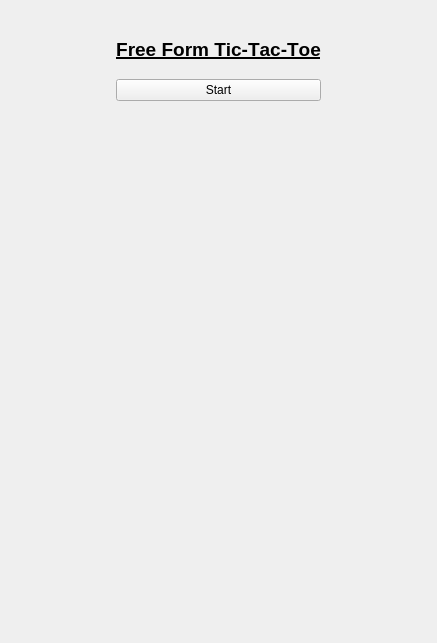
<?xml version="1.0" encoding="UTF-8"?>
<ui version="4.0">
 <class>MainWindow</class>
 <widget class="QMainWindow" name="MainWindow">
  <property name="geometry">
   <rect>
    <x>0</x>
    <y>0</y>
    <width>437</width>
    <height>643</height>
   </rect>
  </property>
  <property name="sizePolicy">
   <sizepolicy hsizetype="Minimum" vsizetype="Minimum">
    <horstretch>0</horstretch>
    <verstretch>0</verstretch>
   </sizepolicy>
  </property>
  <property name="minimumSize">
   <size>
    <width>0</width>
    <height>0</height>
   </size>
  </property>
  <property name="maximumSize">
   <size>
    <width>16777215</width>
    <height>16777215</height>
   </size>
  </property>
  <property name="font">
   <font>
    <strikeout>false</strikeout>
   </font>
  </property>
  <property name="windowTitle">
   <string>MainWindow</string>
  </property>
  <widget class="QWidget" name="centralwidget">
   <property name="sizePolicy">
    <sizepolicy hsizetype="Minimum" vsizetype="Minimum">
     <horstretch>0</horstretch>
     <verstretch>0</verstretch>
    </sizepolicy>
   </property>
   <layout class="QGridLayout" name="gridLayout">
    <item row="1" column="0">
     <widget class="QStackedWidget" name="stackedWidget">
      <property name="sizePolicy">
       <sizepolicy hsizetype="Minimum" vsizetype="Minimum">
        <horstretch>0</horstretch>
        <verstretch>0</verstretch>
       </sizepolicy>
      </property>
      <widget class="QWidget" name="page_startScreen">
       <property name="enabled">
        <bool>true</bool>
       </property>
       <property name="sizePolicy">
        <sizepolicy hsizetype="Minimum" vsizetype="Minimum">
         <horstretch>0</horstretch>
         <verstretch>0</verstretch>
        </sizepolicy>
       </property>
       <layout class="QGridLayout" name="gridLayout_2">
        <item row="5" column="1">
         <spacer name="verticalSpacer_startScreenBottom">
          <property name="orientation">
           <enum>Qt::Vertical</enum>
          </property>
          <property name="sizeType">
           <enum>QSizePolicy::Expanding</enum>
          </property>
          <property name="sizeHint" stdset="0">
           <size>
            <width>0</width>
            <height>0</height>
           </size>
          </property>
         </spacer>
        </item>
        <item row="0" column="1">
         <spacer name="verticalSpacer_startScreenUp">
          <property name="orientation">
           <enum>Qt::Vertical</enum>
          </property>
          <property name="sizeType">
           <enum>QSizePolicy::Maximum</enum>
          </property>
          <property name="sizeHint" stdset="0">
           <size>
            <width>20</width>
            <height>20</height>
           </size>
          </property>
         </spacer>
        </item>
        <item row="2" column="1">
         <layout class="QGridLayout" name="gridLayout_startScreen">
          <property name="verticalSpacing">
           <number>6</number>
          </property>
          <item row="0" column="1">
           <widget class="QLabel" name="label_ticTacToe">
            <property name="minimumSize">
             <size>
              <width>0</width>
              <height>0</height>
             </size>
            </property>
            <property name="maximumSize">
             <size>
              <width>16777215</width>
              <height>24</height>
             </size>
            </property>
            <property name="font">
             <font>
              <pointsize>14</pointsize>
              <weight>75</weight>
              <italic>false</italic>
              <bold>true</bold>
              <underline>true</underline>
              <strikeout>false</strikeout>
              <stylestrategy>PreferDefault</stylestrategy>
              <kerning>false</kerning>
             </font>
            </property>
            <property name="text">
             <string>Free Form Tic-Tac-Toe</string>
            </property>
            <property name="alignment">
             <set>Qt::AlignCenter</set>
            </property>
           </widget>
          </item>
          <item row="1" column="1">
           <spacer name="verticalSpacer_startScreenMiddle">
            <property name="orientation">
             <enum>Qt::Vertical</enum>
            </property>
            <property name="sizeType">
             <enum>QSizePolicy::Maximum</enum>
            </property>
            <property name="sizeHint" stdset="0">
             <size>
              <width>20</width>
              <height>12</height>
             </size>
            </property>
           </spacer>
          </item>
          <item row="0" column="2" rowspan="4">
           <spacer name="horizontalSpacer_startScreenRight">
            <property name="orientation">
             <enum>Qt::Horizontal</enum>
            </property>
            <property name="sizeHint" stdset="0">
             <size>
              <width>40</width>
              <height>20</height>
             </size>
            </property>
           </spacer>
          </item>
          <item row="2" column="1">
           <widget class="QPushButton" name="pushButton_start">
            <property name="minimumSize">
             <size>
              <width>128</width>
              <height>0</height>
             </size>
            </property>
            <property name="text">
             <string>Start</string>
            </property>
           </widget>
          </item>
          <item row="0" column="0" rowspan="4">
           <spacer name="horizontalSpacer_startScreenLeft">
            <property name="orientation">
             <enum>Qt::Horizontal</enum>
            </property>
            <property name="sizeHint" stdset="0">
             <size>
              <width>40</width>
              <height>20</height>
             </size>
            </property>
           </spacer>
          </item>
         </layout>
        </item>
       </layout>
      </widget>
      <widget class="QWidget" name="page_freeFormSetup">
       <layout class="QGridLayout" name="gridLayout_3">
        <item row="7" column="0" colspan="2">
         <layout class="QGridLayout" name="gridLayout_setupSettings">
          <item row="6" column="0" rowspan="14">
           <spacer name="horizontalSpacer_setupSettingsLeft">
            <property name="orientation">
             <enum>Qt::Horizontal</enum>
            </property>
            <property name="sizeHint" stdset="0">
             <size>
              <width>40</width>
              <height>0</height>
             </size>
            </property>
           </spacer>
          </item>
          <item row="6" column="1">
           <widget class="QLabel" name="label_numberOfPlayers">
            <property name="text">
             <string>Number of players:</string>
            </property>
           </widget>
          </item>
          <item row="5" column="0" colspan="6">
           <widget class="Line" name="line_gameSetupDown">
            <property name="minimumSize">
             <size>
              <width>0</width>
              <height>12</height>
             </size>
            </property>
            <property name="maximumSize">
             <size>
              <width>512</width>
              <height>16777215</height>
             </size>
            </property>
            <property name="frameShadow">
             <enum>QFrame::Plain</enum>
            </property>
            <property name="orientation">
             <enum>Qt::Horizontal</enum>
            </property>
           </widget>
          </item>
          <item row="11" column="1" colspan="4">
           <widget class="Line" name="line_numberOfBoardsUp">
            <property name="minimumSize">
             <size>
              <width>0</width>
              <height>12</height>
             </size>
            </property>
            <property name="frameShadow">
             <enum>QFrame::Plain</enum>
            </property>
            <property name="orientation">
             <enum>Qt::Horizontal</enum>
            </property>
           </widget>
          </item>
          <item row="20" column="0" colspan="6">
           <widget class="Line" name="line_startGameUp">
            <property name="minimumSize">
             <size>
              <width>0</width>
              <height>12</height>
             </size>
            </property>
            <property name="maximumSize">
             <size>
              <width>512</width>
              <height>16777215</height>
             </size>
            </property>
            <property name="frameShadow">
             <enum>QFrame::Plain</enum>
            </property>
            <property name="orientation">
             <enum>Qt::Horizontal</enum>
            </property>
           </widget>
          </item>
          <item row="1" column="0" colspan="6">
           <layout class="QHBoxLayout" name="horizontalLayout_freeFormSetupUp">
            <item>
             <widget class="QPushButton" name="pushButton">
              <property name="maximumSize">
               <size>
                <width>40</width>
                <height>20</height>
               </size>
              </property>
              <property name="text">
               <string>&lt;-</string>
              </property>
             </widget>
            </item>
            <item>
             <spacer name="horizontalSpacer">
              <property name="orientation">
               <enum>Qt::Horizontal</enum>
              </property>
              <property name="sizeHint" stdset="0">
               <size>
                <width>40</width>
                <height>20</height>
               </size>
              </property>
             </spacer>
            </item>
           </layout>
          </item>
          <item row="21" column="0" colspan="6">
           <layout class="QHBoxLayout" name="horizontalLayout_startGame">
            <property name="sizeConstraint">
             <enum>QLayout::SetDefaultConstraint</enum>
            </property>
            <item>
             <widget class="QPushButton" name="pushButton_startGame">
              <property name="minimumSize">
               <size>
                <width>120</width>
                <height>30</height>
               </size>
              </property>
              <property name="maximumSize">
               <size>
                <width>120</width>
                <height>30</height>
               </size>
              </property>
              <property name="text">
               <string>Start Game</string>
              </property>
             </widget>
            </item>
           </layout>
          </item>
          <item row="4" column="0" colspan="6">
           <layout class="QHBoxLayout" name="horizontalLayout_gameSetup">
            <item>
             <spacer name="horizontalSpacer_gameSetupLeft">
              <property name="orientation">
               <enum>Qt::Horizontal</enum>
              </property>
              <property name="sizeHint" stdset="0">
               <size>
                <width>40</width>
                <height>20</height>
               </size>
              </property>
             </spacer>
            </item>
            <item>
             <widget class="QLabel" name="label_gameSetup">
              <property name="font">
               <font>
                <pointsize>14</pointsize>
                <strikeout>false</strikeout>
               </font>
              </property>
              <property name="text">
               <string>Game Setup</string>
              </property>
             </widget>
            </item>
            <item>
             <spacer name="horizontalSpacer_gameSetupRight">
              <property name="orientation">
               <enum>Qt::Horizontal</enum>
              </property>
              <property name="sizeHint" stdset="0">
               <size>
                <width>40</width>
                <height>20</height>
               </size>
              </property>
             </spacer>
            </item>
           </layout>
          </item>
          <item row="6" column="2" colspan="3">
           <widget class="QSpinBox" name="spinBox_numberOfPlayers">
            <property name="minimumSize">
             <size>
              <width>42</width>
              <height>0</height>
             </size>
            </property>
            <property name="maximumSize">
             <size>
              <width>42</width>
              <height>16777215</height>
             </size>
            </property>
            <property name="focusPolicy">
             <enum>Qt::WheelFocus</enum>
            </property>
            <property name="layoutDirection">
             <enum>Qt::LeftToRight</enum>
            </property>
            <property name="readOnly">
             <bool>false</bool>
            </property>
            <property name="minimum">
             <number>1</number>
            </property>
            <property name="maximum">
             <number>26</number>
            </property>
            <property name="value">
             <number>2</number>
            </property>
           </widget>
          </item>
          <item row="3" column="0" colspan="6">
           <layout class="QHBoxLayout" name="horizontalLayout_freeFormTTT">
            <item>
             <spacer name="horizontalSpacer_freeFormTTTLeft">
              <property name="orientation">
               <enum>Qt::Horizontal</enum>
              </property>
              <property name="sizeHint" stdset="0">
               <size>
                <width>40</width>
                <height>20</height>
               </size>
              </property>
             </spacer>
            </item>
            <item>
             <widget class="QLabel" name="label_freeFormTTT">
              <property name="font">
               <font>
                <pointsize>14</pointsize>
                <weight>75</weight>
                <bold>true</bold>
                <strikeout>false</strikeout>
               </font>
              </property>
              <property name="text">
               <string>Free Form Tic-Tac-Toe</string>
              </property>
             </widget>
            </item>
            <item>
             <spacer name="horizontalSpacer_freeFormTTTRight">
              <property name="orientation">
               <enum>Qt::Horizontal</enum>
              </property>
              <property name="sizeHint" stdset="0">
               <size>
                <width>40</width>
                <height>20</height>
               </size>
              </property>
             </spacer>
            </item>
           </layout>
          </item>
          <item row="12" column="2" rowspan="2" colspan="3">
           <widget class="QSpinBox" name="spinBox_numberOfBoards">
            <property name="minimumSize">
             <size>
              <width>42</width>
              <height>0</height>
             </size>
            </property>
            <property name="maximumSize">
             <size>
              <width>42</width>
              <height>16777215</height>
             </size>
            </property>
            <property name="minimum">
             <number>1</number>
            </property>
            <property name="value">
             <number>1</number>
            </property>
           </widget>
          </item>
          <item row="6" column="5" rowspan="14">
           <spacer name="horizontalSpacer_setupSettingsRight">
            <property name="orientation">
             <enum>Qt::Horizontal</enum>
            </property>
            <property name="sizeHint" stdset="0">
             <size>
              <width>40</width>
              <height>0</height>
             </size>
            </property>
           </spacer>
          </item>
          <item row="12" column="1" rowspan="2">
           <widget class="QLabel" name="label_numberOfBoards">
            <property name="text">
             <string>Number of boards:</string>
            </property>
           </widget>
          </item>
          <item row="7" column="1">
           <widget class="QLabel" name="label_name">
            <property name="text">
             <string>Name:</string>
            </property>
           </widget>
          </item>
          <item row="7" column="2">
           <widget class="QLabel" name="label_symbol">
            <property name="text">
             <string>Symbol:</string>
            </property>
           </widget>
          </item>
          <item row="8" column="1" rowspan="3" colspan="4">
           <layout class="QVBoxLayout" name="verticalLayout_playerSymbols">
            <item>
             <layout class="QHBoxLayout" name="horizontalLayout_player1Symbol">
              <item>
               <widget class="QLineEdit" name="lineEdit_player1Name">
                <property name="text">
                 <string>Player 1</string>
                </property>
               </widget>
              </item>
              <item>
               <widget class="QLineEdit" name="lineEdit_player1Symbol">
                <property name="minimumSize">
                 <size>
                  <width>42</width>
                  <height>0</height>
                 </size>
                </property>
                <property name="maximumSize">
                 <size>
                  <width>42</width>
                  <height>16777215</height>
                 </size>
                </property>
                <property name="font">
                 <font>
                  <pointsize>10</pointsize>
                  <strikeout>false</strikeout>
                 </font>
                </property>
                <property name="text">
                 <string>x</string>
                </property>
                <property name="placeholderText">
                 <string/>
                </property>
               </widget>
              </item>
              <item>
               <spacer name="horizontalSpacer_player1">
                <property name="orientation">
                 <enum>Qt::Horizontal</enum>
                </property>
                <property name="sizeType">
                 <enum>QSizePolicy::Fixed</enum>
                </property>
                <property name="sizeHint" stdset="0">
                 <size>
                  <width>60</width>
                  <height>20</height>
                 </size>
                </property>
               </spacer>
              </item>
             </layout>
            </item>
            <item>
             <layout class="QHBoxLayout" name="horizontalLayout_player2Symbol">
              <property name="topMargin">
               <number>0</number>
              </property>
              <item>
               <widget class="QLineEdit" name="lineEdit_player2Name">
                <property name="text">
                 <string>Player 2</string>
                </property>
               </widget>
              </item>
              <item>
               <widget class="QLineEdit" name="lineEdit_player2Symbol">
                <property name="minimumSize">
                 <size>
                  <width>42</width>
                  <height>0</height>
                 </size>
                </property>
                <property name="maximumSize">
                 <size>
                  <width>42</width>
                  <height>16777215</height>
                 </size>
                </property>
                <property name="text">
                 <string>o</string>
                </property>
               </widget>
              </item>
              <item>
               <spacer name="horizontalSpacer_player2">
                <property name="orientation">
                 <enum>Qt::Horizontal</enum>
                </property>
                <property name="sizeType">
                 <enum>QSizePolicy::Fixed</enum>
                </property>
                <property name="sizeHint" stdset="0">
                 <size>
                  <width>60</width>
                  <height>20</height>
                 </size>
                </property>
               </spacer>
              </item>
             </layout>
            </item>
           </layout>
          </item>
          <item row="14" column="1" rowspan="6" colspan="4">
           <layout class="QVBoxLayout" name="verticalLayout_boardsSettings">
            <item>
             <layout class="QGridLayout" name="gridLayout_boardNumSettings">
              <property name="horizontalSpacing">
               <number>6</number>
              </property>
              <item row="0" column="0" colspan="4">
               <spacer name="verticalSpacer_board1SettingsUp">
                <property name="orientation">
                 <enum>Qt::Vertical</enum>
                </property>
                <property name="sizeType">
                 <enum>QSizePolicy::Fixed</enum>
                </property>
                <property name="sizeHint" stdset="0">
                 <size>
                  <width>20</width>
                  <height>12</height>
                 </size>
                </property>
               </spacer>
              </item>
              <item row="4" column="1" colspan="3">
               <widget class="QSpinBox" name="spinBox_numberOfRounds">
                <property name="minimumSize">
                 <size>
                  <width>42</width>
                  <height>0</height>
                 </size>
                </property>
                <property name="maximumSize">
                 <size>
                  <width>42</width>
                  <height>16777215</height>
                 </size>
                </property>
                <property name="value">
                 <number>1</number>
                </property>
               </widget>
              </item>
              <item row="2" column="2">
               <widget class="QLabel" name="label_x">
                <property name="minimumSize">
                 <size>
                  <width>10</width>
                  <height>0</height>
                 </size>
                </property>
                <property name="maximumSize">
                 <size>
                  <width>10</width>
                  <height>16777215</height>
                 </size>
                </property>
                <property name="text">
                 <string>x</string>
                </property>
               </widget>
              </item>
              <item row="3" column="0">
               <widget class="QLabel" name="label_inARowToWin">
                <property name="text">
                 <string>In a row to win:</string>
                </property>
               </widget>
              </item>
              <item row="2" column="0">
               <widget class="QLabel" name="label_sizeOfBoard">
                <property name="text">
                 <string>Size of board:</string>
                </property>
               </widget>
              </item>
              <item row="3" column="1" colspan="3">
               <widget class="QSpinBox" name="spinBox_inARowToWin">
                <property name="minimumSize">
                 <size>
                  <width>42</width>
                  <height>0</height>
                 </size>
                </property>
                <property name="maximumSize">
                 <size>
                  <width>42</width>
                  <height>16777215</height>
                 </size>
                </property>
                <property name="value">
                 <number>3</number>
                </property>
               </widget>
              </item>
              <item row="2" column="1">
               <widget class="QSpinBox" name="spinBox_sizeOfBoard1">
                <property name="minimumSize">
                 <size>
                  <width>42</width>
                  <height>0</height>
                 </size>
                </property>
                <property name="maximumSize">
                 <size>
                  <width>42</width>
                  <height>16777215</height>
                 </size>
                </property>
                <property name="minimum">
                 <number>0</number>
                </property>
               </widget>
              </item>
              <item row="1" column="1" colspan="3">
               <widget class="QPushButton" name="pushButton_makeAllBoardsLikeThis">
                <property name="minimumSize">
                 <size>
                  <width>42</width>
                  <height>0</height>
                 </size>
                </property>
                <property name="maximumSize">
                 <size>
                  <width>16777215</width>
                  <height>16777215</height>
                 </size>
                </property>
                <property name="text">
                 <string>Sync to All</string>
                </property>
               </widget>
              </item>
              <item row="1" column="0">
               <widget class="QLabel" name="label_editBoardNum">
                <property name="font">
                 <font>
                  <weight>75</weight>
                  <italic>false</italic>
                  <bold>true</bold>
                  <underline>false</underline>
                  <strikeout>false</strikeout>
                  <kerning>true</kerning>
                 </font>
                </property>
                <property name="text">
                 <string>Board 1 settings</string>
                </property>
               </widget>
              </item>
              <item row="2" column="3">
               <widget class="QSpinBox" name="spinBox_sizeOfBoard2">
                <property name="minimumSize">
                 <size>
                  <width>42</width>
                  <height>0</height>
                 </size>
                </property>
                <property name="maximumSize">
                 <size>
                  <width>42</width>
                  <height>16777215</height>
                 </size>
                </property>
                <property name="value">
                 <number>3</number>
                </property>
               </widget>
              </item>
              <item row="4" column="0">
               <widget class="QLabel" name="label_numberOfRounds">
                <property name="text">
                 <string>Number of rounds:</string>
                </property>
               </widget>
              </item>
             </layout>
            </item>
           </layout>
          </item>
         </layout>
        </item>
        <item row="11" column="0" colspan="2">
         <spacer name="verticalSpacer_freeFormSetupDown">
          <property name="orientation">
           <enum>Qt::Vertical</enum>
          </property>
          <property name="sizeType">
           <enum>QSizePolicy::Expanding</enum>
          </property>
          <property name="sizeHint" stdset="0">
           <size>
            <width>0</width>
            <height>14</height>
           </size>
          </property>
         </spacer>
        </item>
       </layout>
      </widget>
     </widget>
    </item>
   </layout>
  </widget>
 </widget>
 <resources/>
 <connections/>
</ui>
